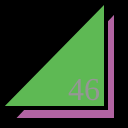
Frame 1 (no input)
Frame 60 (no input): identical to frame 1, image omitted
Frame 120 (the mouse pressed at the canvas centre since frame 60): identical to frame 1, image omitted

The p5.js sketch that drew this single still picture (run headless with seeded random() and noise() and a simulated clock; from frame 60 on, the mouse is pressed at the canvas centre):

// p5.js sketch
// ── sketch.js
function setup() {
  createCanvas(128,128);
}

function draw() {
  background(0);
  strokeWeight(4);
  fill(178, 100, 162);
  triangle(12,120,116,120,116,10);
  fill(94, 185, 84);
  triangle(0,108,106,108,106,0);
  fill(150);
  textSize(32);
  textFont("serif");
  text("46", 68, 100);
}
